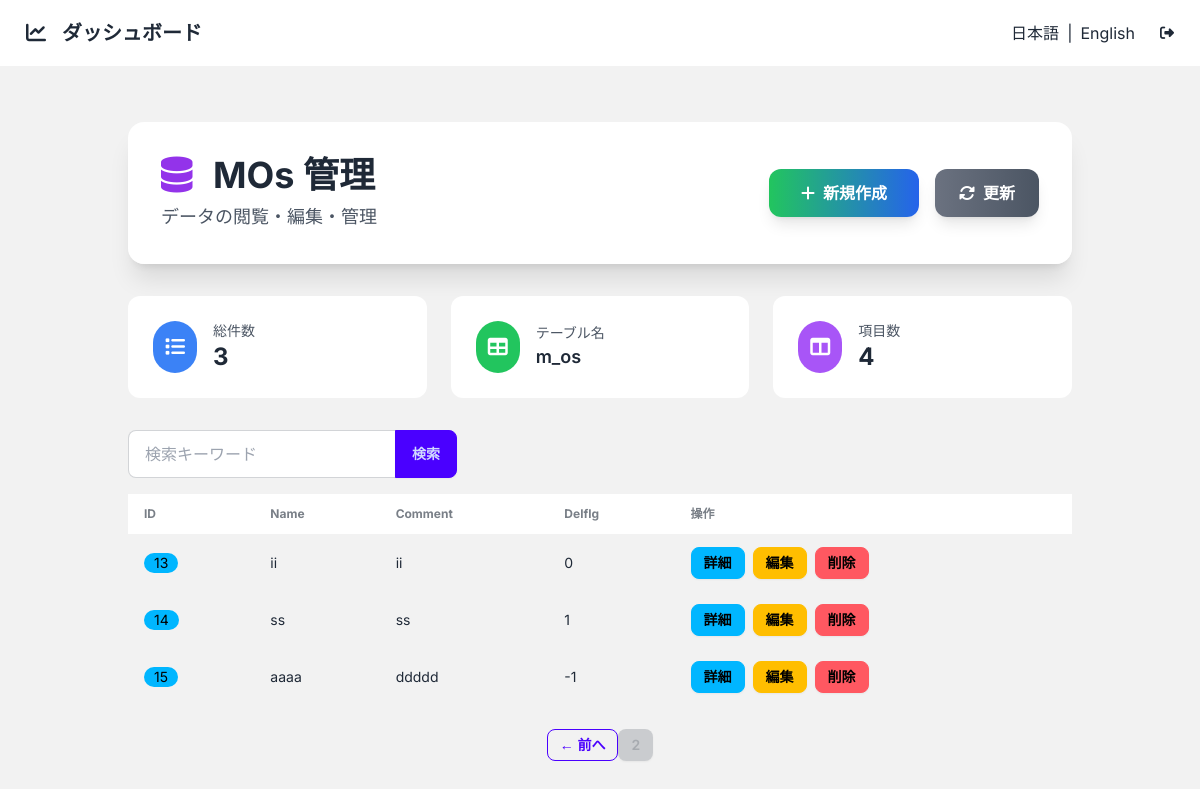
/m_os/?page=2&q= (signed in), run on an earlier commit of the app's database.
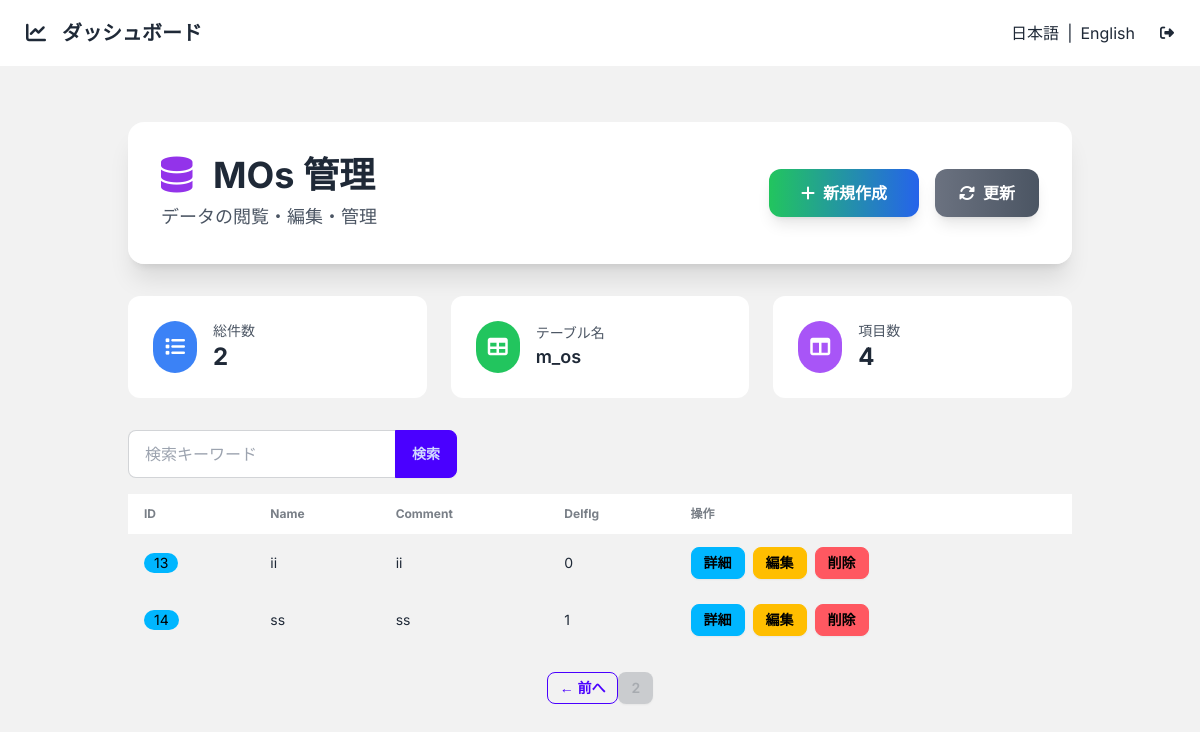
And on a later commit of the database.
### app/models/m_os.py (models this page shows)
class MOs(BaseModel):
    __tablename__ = "m_os"
    name = Column(String(50))
    comment = Column(String(200))
    delflg = Column(Integer, nullable=True, default=0)

### app/core/base_crud.py (the view)
        @router.get("/", response_class=HTMLResponse)
        async def read_items(
            request: Request,
            db: Session = Depends(get_db),
            current_user=Depends(get_current_user),
            page: int = 1,
            per_page: int = 10,
            q: str = None
        ):
            query = db.query(model)
            if q:
                filters = [
                    col.ilike(f"%{q}%")
                    for col in model.__table__.columns
                    if hasattr(col.type, "python_type") and col.type.python_type == str
                ]
                if filters:
                    query = query.filter(or_(*filters))
            total = query.count()
            items = query.offset((page - 1) * per_page).limit(per_page).all()
            fields = [col for col in model.__table__.columns if col.name != 'id']
            return templates.TemplateResponse(
                f"{template_base}/list.html",
                {
                    "request": request,
                    "items": items,
                    "fields": fields,
                    "table_name": model.__tablename__,
                    "model_name": model.__name__,
                    "page": page,
                    "per_page": per_page,
                    "total": total,
                    "q": q or ""
                }
            )

### app/templates/m_os/list.html
{% extends "base_list.html" %}
{% set new_url = '/' ~ table_name ~ '/new' %}
{% block header_title %}{{ model_name }} 管理{% endblock %}

### app/templates/base_list.html (shortened to what this page needs)
{% extends "base.html" %}
{% block content %}
<div class="container mx-auto px-4 py-4 lg:px-6 lg:py-8">
    <div class="hidden lg:block fade-in mb-8">
        <div class="glass-effect rounded-2xl p-8 shadow-xl">
            <div class="flex items-center justify-between">
                <div>
                    <h1 class="text-4xl font-bold text-gray-800 mb-2">
                        <i class="fas fa-database text-purple-600 mr-3"></i>
                        {% block header_title %}データ管理{% endblock %}
                    </h1>
                    <p class="text-lg text-gray-600">データの閲覧・編集・管理</p>
                </div>
                <div class="flex space-x-4">
                    <a href="{{ new_url }}"
                       class="btn-modern bg-gradient-to-r from-green-500 to-blue-600 text-white px-8 py-3 rounded-xl font-semibold hover:from-green-600 hover:to-blue-700 transform hover:scale-105 shadow-lg">
                        <i class="fas fa-plus mr-2"></i>新規作成
                    </a>
                    <button onclick="location.reload()"
                            class="btn-modern bg-gradient-to-r from-gray-500 to-gray-600 text-white px-6 py-3 rounded-xl font-semibold hover:from-gray-600 hover:to-gray-700 transform hover:scale-105 shadow-lg">
                        <i class="fas fa-sync-alt mr-2"></i>更新
                    </button>
                </div>
            </div>
        </div>
    </div>
    <div class="slide-in grid grid-cols-1 sm:grid-cols-2 lg:grid-cols-3 gap-4 lg:gap-6 mb-6 lg:mb-8">
        {% block stats_cards %}
        <div class="glass-effect rounded-xl p-4 lg:p-6 card-hover">
            <div class="flex items-center">
                <div class="bg-blue-500 rounded-full p-2 lg:p-3 mr-3 lg:mr-4">
                    <i class="fas fa-list text-white text-lg lg:text-xl"></i>
                </div>
                <div>
                    <p class="text-gray-600 text-xs lg:text-sm">総件数</p>
                    <p class="text-xl lg:text-2xl font-bold text-gray-800">{{ items|length }}</p>
                </div>
            </div>
        </div>
        <div class="glass-effect rounded-xl p-4 lg:p-6 card-hover">
            <div class="flex items-center">
                <div class="bg-green-500 rounded-full p-2 lg:p-3 mr-3 lg:mr-4">
                    <i class="fas fa-table text-white text-lg lg:text-xl"></i>
                </div>
                <div>
                    <p class="text-gray-600 text-xs lg:text-sm">テーブル名</p>
                    <p class="text-sm lg:text-lg font-semibold text-gray-800">{{ table_name }}</p>
                </div>
            </div>
        </div>
        <div class="glass-effect rounded-xl p-4 lg:p-6 card-hover sm:col-span-2 lg:col-span-1">
            <div class="flex items-center">
                <div class="bg-purple-500 rounded-full p-2 lg:p-3 mr-3 lg:mr-4">
                    <i class="fas fa-columns text-white text-lg lg:text-xl"></i>
                </div>
                <div>
                    <p class="text-gray-600 text-xs lg:text-sm">項目数</p>
                    <p class="text-xl lg:text-2xl font-bold text-gray-800">{{ fields|length + 1 }}</p>
                </div>
            </div>
        </div>
        {% endblock %}
    </div>
    {% include "partials/_search.html" with context %}
    {% include "partials/_table.html" with context %}
    {% include "partials/_pagination.html" with context %}
</div>
{% endblock %}

### app/templates/base.html (shortened to what this page needs)
<!DOCTYPE html>
<html lang="ja" data-theme="light">
<head>
    <link href="https://cdn.jsdelivr.net/npm/daisyui@latest/dist/full.css"  rel="stylesheet" type="text/css" />
    <script src="https://cdn.tailwindcss.com"></script>
    <link href="https://cdnjs.cloudflare.com/ajax/libs/font-awesome/6.4.0/css/all.min.css"  rel="stylesheet">
</head>
<body class="bg-base-200">
<nav class="navbar bg-base-100 sticky top-0 z-50 glass-effect">
  <div class="flex-1">
    <a href="/" class="btn btn-ghost normal-case text-xl">
        <i class="fas fa-chart-line mr-2"></i>ダッシュボード
    </a>
  </div>
  <div class="flex-none gap-2">
    <button onclick="I18N.setLanguage('ja')">日本語</button>
    <span>|</span>
    <button onclick="I18N.setLanguage('en')">English</button>
    <a href="/logout" class="btn btn-square btn-ghost"><i class="fas fa-sign-out-alt"></i></a>
  </div>
</nav>
<div class="container mx-auto px-4 py-6">
    {% block content %}
    {% endblock %}
</div>
</body>
</html>

### app/templates/partials/_search.html
<form method="get" class="mb-4">
    <div class="join">
        <input type="text" name="q" value="{{ q }}" placeholder="検索キーワード"
               class="input input-bordered join-item">
        <button type="submit" class="btn btn-primary join-item">検索</button>
    </div>
</form>

### app/templates/partials/_table.html (shortened to what this page needs)
<div class="slide-in overflow-x-auto">
    <table class="table table-zebra table-pin-rows w-full">
        <thead>
        <tr>
            <th>ID</th>
            {% for field in fields %}
            <th>{{ field.name.replace('_', ' ').title() }}</th>
            {% endfor %}
            <th>操作</th>
        </tr>
        </thead>
        <tbody>
        {% for item in items %}
        <tr class="hover">
            <td><span class="badge badge-info">{{ item.id }}</span></td>
            {% for field in fields %}
            <td>{{ item[field.name] if item[field.name] is not none else '—' }}</td>
            {% endfor %}
            <td>
                <div class="flex gap-2">
                    <a href="/{{ table_name }}/{{ item.id }}" class="btn btn-info btn-sm">詳細</a>
                    <a href="/{{ table_name }}/{{ item.id }}/edit" class="btn btn-warning btn-sm">編集</a>
                    <button hx-delete="/{{ table_name }}/{{ item.id }}"
                            hx-confirm="本当に削除しますか？"
                            hx-target="closest tr"
                            hx-swap="outerHTML swap:1s"
                            class="btn btn-error btn-sm">削除</button>
                </div>
            </td>
        </tr>
        {% endfor %}
        </tbody>
    </table>
</div>

### app/templates/partials/_pagination.html (shortened to what this page needs)
<div class="mt-6 flex justify-center">
    {% if page > 1 %}
    <a href="?page={{ page - 1 }}&q={{ q }}" class="btn btn-outline btn-primary btn-sm">← 前へ</a>
    {% endif %}
    <span class="btn btn-disabled btn-sm">{{ page }}</span>
</div>

### app/templates/base.html (style rules this page uses)
body { font-family: 'Inter', sans-serif; }
.glass-effect { background: rgba(255, 255, 255, 0.95); backdrop-filter: blur(20px); border: 1px solid rgba(255, 255, 255, 0.2); }
.fade-in { animation: fadeIn 0.8s ease-out forwards; }
.slide-in { animation: slideIn 0.6s ease-out forwards; }
.card-hover { transition: all 0.3s cubic-bezier(0.4, 0, 0.2, 1); }
.btn-modern { transition: all 0.2s ease-in-out; position: relative; overflow: hidden; }
.btn-modern:before { content: ''; position: absolute; top: 0; left: -100%; width: 100%; height: 100%; background: linear-gradient(90deg, transparent, rgba(255,255,255,0.3), transparent); transition: left 0.5s; }

What changed in the data, as far as the page shows it:
removed MOs: id "15", name "aaaa" "ddddd" "-1"
Also different on the page:
{{ items|length }}: "3" → "2"
